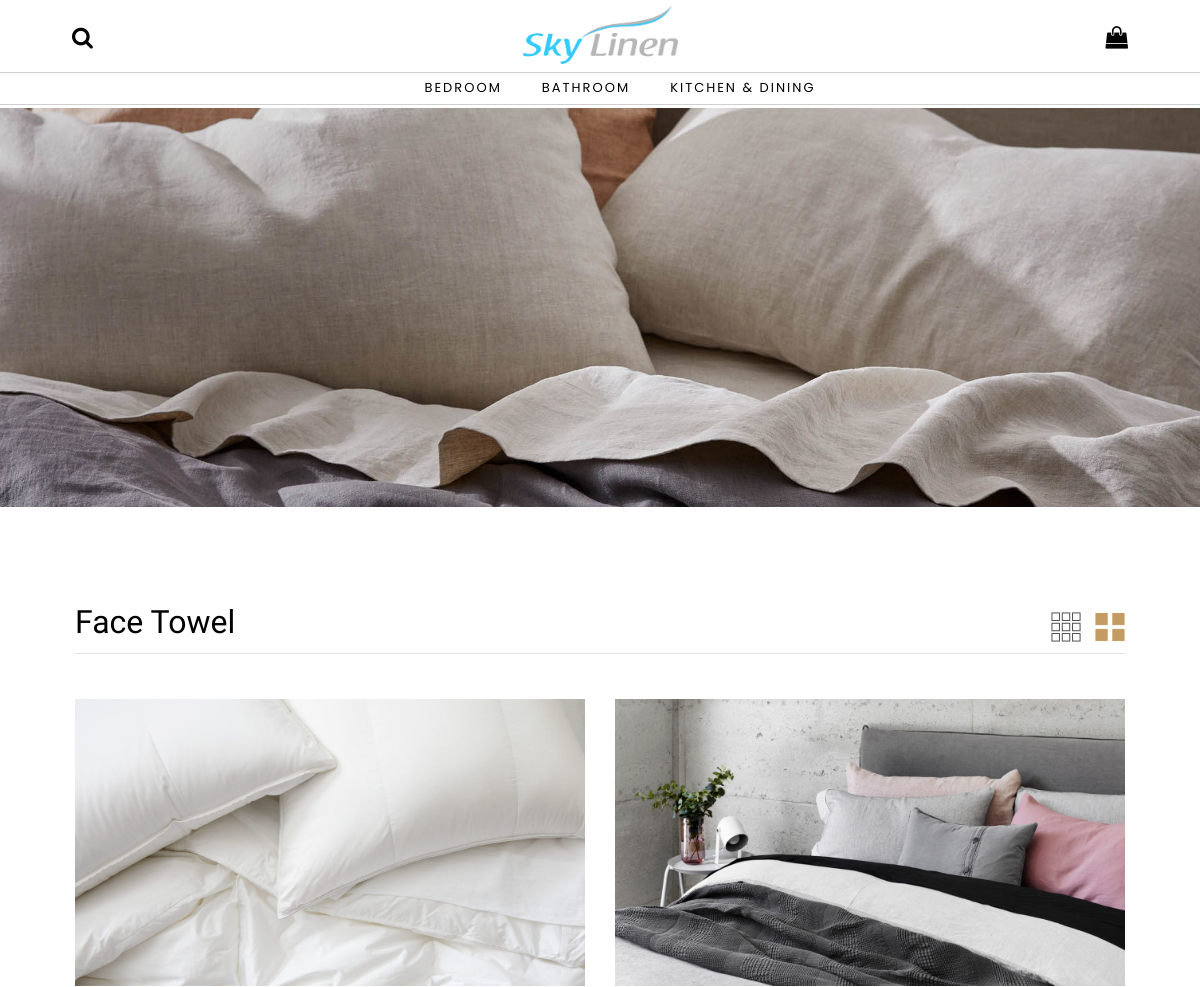
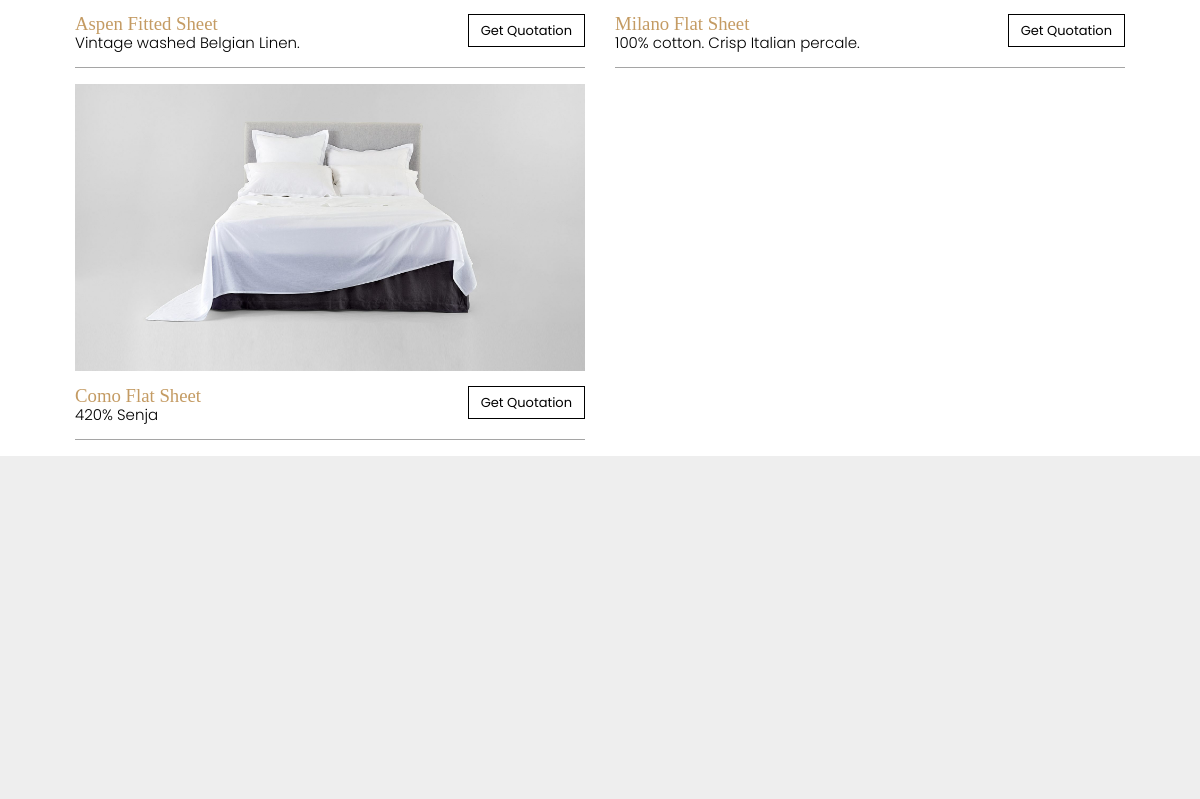
Page /index.php/products/bathroom/facetowel on the committed database (2 pictures, top to bottom).
### tables this page shows
CREATE TABLE `sky_prod_facetowel` (
  `id` varchar(10) NOT NULL,
  `name` varchar(191) NOT NULL,
  `product_img_1` text NOT NULL,
  `product_img_2` text NOT NULL,
  `product_img_3` text NOT NULL,
  `mini_detail` varchar(60) NOT NULL,
  `full_detail` text NOT NULL,
  `material_title` varchar(30) NOT NULL,
  `material_desc` text NOT NULL,
  `origin_title` varchar(30) NOT NULL,
  `origin_desc` text NOT NULL,
  `status` enum('yes','no') NOT NULL
);

### application/controllers/products/Bathroom.php (called while the page is built, shortened)
<?php
class Bathroom extends CI_Controller {
	public function __construct()
	{
    $this->load->model('m_bathroom');
		$this->load->helper('url');
  }
  public function facetowel()
  {
    $data['facetowel'] = $this->m_bathroom->facetowel()->result();
    $this->load->view('layouts/head');
    $this->load->view('products/bathroom/facetowel', $data);
    $this->load->view('layouts/foot');
  }
}

### index.php (called while the page is built, shortened)
<?php
require_once BASEPATH.'core/CodeIgniter.php';

### application/models/M_bathroom.php (called while the page is built, shortened)
<?php
class M_bathroom extends CI_Model {
    public function facetowel()
    {
        $this->db->select("*");
        $this->db->from("sky_prod_facetowel");
        if($this->uri->segment(1) == "products"){
            $this->db->where('status',"yes");
        }
        $query = $this->db->get();
        return $query;
    }
}

### application/views/products/bathroom/facetowel.php (the view, shortened to what this page needs)
<section class="ftco-section-title">
            <img src="<?= base_url('assets/images/sheetingabode.jpg') ?>" class="col-lg-12 content-image" style="max-height:inherit;">
    </section>
    <section class="ftco-section-content">
      <div class="row-title">
        <div class="col-md-12">
          <div class="col-title">
            <h2 class="text-left">Face Towel</h2>
            <div class="refine-grid">
              <a class="third-tiles">
              </a>
              <a class="half-tiles active">
              </a>
            </div>
          </div>
        </div>
      </div>
      <div class="row-content">
        <?php foreach ($facetowel as $obj):  ?>
        <div class="col-product col-md-6">
          <a href="<?= site_url('products/bathroom/detail/'. $obj->id .'') ?>">
            <img src="<?= base_url('upload/bathroom/facetowel/'. $obj->id .'/'. $obj->product_img_1 .'') ?>" class="col-lg-12 content-image">
          </a>
          <div class="title-bottom">
            <a class="text-box" data-toggle="modal" data-target="#detail<?= $obj->id ?>" href="#">
              <?= $obj->name ?>
            </a>
            <p class="float-right">
              <button class="add_cart btn btn-outline-black" data-productid="<?= $obj->id ?>"
                                                             data-productname="<?= $obj->name ?>"
                                                             data-productqty="1"
                                                             data-productprice="0"
                                                             data-productimg="<?= base_url('upload/bathroom/facetowel/'. $obj->id .'/'. $obj->product_img_1 .'') ?>">
                                                              Get Quotation
              </button>
            </p>
            <p><?= $obj->mini_detail ?></p>
          </div>
        </div>
        <?php endforeach; ?>
      </div>
  </section>

### application/views/layouts/head.php (shortened to what this page needs)
<!DOCTYPE html>
<html lang="en" id="top">
  <head>
    <link rel="stylesheet" href="<?= base_url('assets/css/open-iconic-bootstrap.min.css') ?>">
    <link rel="stylesheet" href="<?= base_url('assets/css/animate.css') ?>">
    <link rel="stylesheet" href="<?= base_url('assets/css/owl.carousel.min.css') ?>">
    <link rel="stylesheet" href="<?= base_url('assets/css/owl.theme.default.min.css') ?>">
    <link rel="stylesheet" href="<?= base_url('assets/css/magnific-popup.css') ?>">
    <link rel="stylesheet" href="<?= base_url('assets/css/aos.css') ?>">
    <link rel="stylesheet" href="<?= base_url('assets/css/ionicons.min.css') ?>">
    <link rel="stylesheet" href="<?= base_url('assets/css/bootstrap-datepicker.css') ?>">
    <link rel="stylesheet" href="<?= base_url('assets/css/jquery.timepicker.css') ?>">
    <link rel="stylesheet" type="text/css" href="<?= base_url('assets/css/slick.css') ?>"/>
    <link rel="stylesheet" type="text/css" href="<?= base_url('assets/css/slick-theme.css') ?>"/>
    <link rel="stylesheet" href="<?= base_url('assets/css/flaticon.css') ?>">
    <link rel="stylesheet" href="https://cdnjs.cloudflare.com/ajax/libs/font-awesome/4.7.0/css/font-awesome.min.css">
    <link rel="stylesheet" href="<?= base_url('assets/css/icomoon.css') ?>">
    <link rel="stylesheet" href="<?= base_url('assets/css/style.css') ?>">
  </head>
  <body class="body">
    <nav class="navbar navbar-expand-md navbar-dark ftco_navbar bg-dark ftco-navbar-light" id="ftco-navbar">
      <div class="navbar-centered">
        <div class="navbar-brand">
          <a href="<?= site_url() ?>">
            <img src="<?= base_url('assets/images/skylinenlogo.png') ?>" alt="Sky Linen" width="155">
          </a>
        </div>
        <i class="icon-search icon-chart-left btn-search"></i>
        <i class="icon-shopping-bag icon-chart-right btn-shop">
        </i>
	      <div class="collapse navbar-collapse" id="btn-responsive">
          <ul class="navbar-nav ml-auto menu-list-product">
	          <li class="nav-item dropdown megamenu-li">
			        <a class ="nav-link dropdown" href="index.html" data-toggle="dropdown">Bedroom</a>
            </li>
            <li class="nav-item dropdown megamenu-li">
			        <a class ="nav-link dropdown" href="index.html" data-toggle="dropdown">Bathroom</a>
            </li>
            <li class="nav-item">
              <a class="nav-link page-scroll" href="<?= site_url('products/kitchen-and-dining') ?>">Kitchen & Dining</a>
            </li>
          </ul>
			  </div>
			</div>
    </nav>

### application/views/layouts/foot.php (shortened to what this page needs)
    <footer class="ftco-footer ftco-section-content" id="about">
      <div class="container">
        <div class="row-footer animatedParent">
        </div>
      </div>
    </footer>
  </body>
</html>

### assets/css/icomoon.css (style rules this page uses)
[class^="icon-"], [class*=" icon-"] { font-family: 'icomoon' !important; speak: none; font-style: normal; font-weight: normal; font-variant: normal; text-transform: none; line-height: 1; -webkit-font-smoothing: antialiased; -moz-osx-font-smoothing: grayscale; }
.icon-search:before { content: "\f002"; }
.icon-shopping-bag:before { content: "\f290"; }

### rows in the picture
sky_prod_facetowel: id+product_img_1 (picture), name "Aspen Fitted Sheet", mini_detail "Vintage washed Belgian Linen."
sky_prod_facetowel: id+product_img_1 (picture), name "Milano Flat Sheet", mini_detail "100% cotton. Crisp Italian percale."
sky_prod_facetowel: id+product_img_1 (picture), name "Como Flat Sheet", mini_detail "420% Senja"
